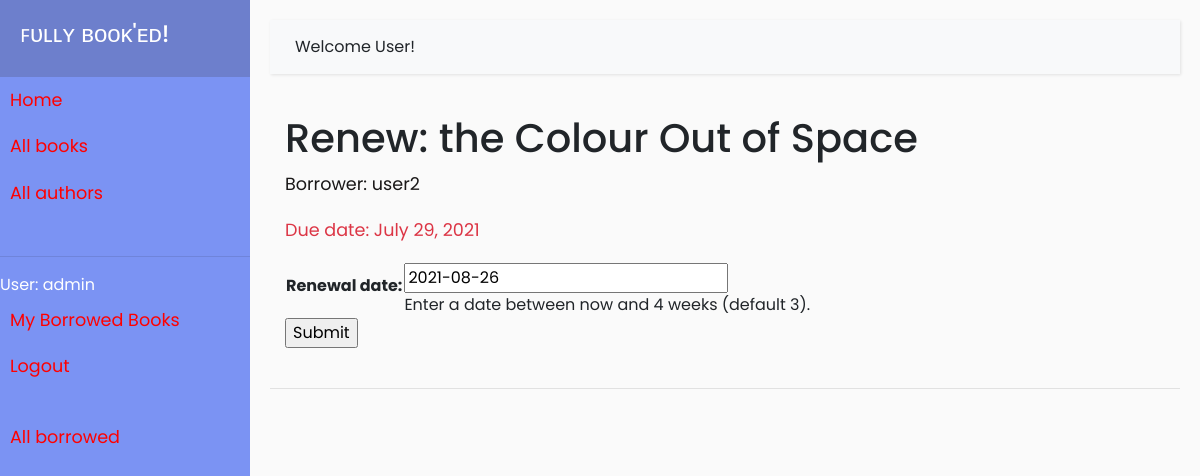
Page /catalog/book/72e50150-12f7-4b30-bbef-8c4d9d5ac578/renew/ (signed in) on the committed database.
### catalog/models.py (models this page shows, shortened)
class BookInstance(models.Model):
    id = models.UUIDField(primary_key = True, default = uuid.uuid4, help_text = "Unique ID of this particular book across library")
    due_back = models.DateField(null = True, blank = True)
    book = models.ForeignKey('Book', on_delete = models.RESTRICT, null = True)
    imprint = models.CharField(max_length = 20)
    borrower = models.ForeignKey(User, on_delete=models.SET_NULL, null=True, blank=True)
    LOAN_STATUS = (
        ('m', 'Maintenance'),
        ('o', 'On loan'),
        ('a', 'Available'),
        ('r', 'Reserved')
    )
    status = models.CharField(max_length = 1, choices = LOAN_STATUS, blank = True, default = 'm', help_text = "Book availability status")
    class Meta:
        ordering = ['due_back']
        permissions = (("can_mark_returned", "Set book as returned"),)
    @property
    def is_overdue(self):
        if self.due_back and date.today() > self.due_back:
            return True
        return False

class Book(models.Model):
    title = models.CharField(max_length = 100)
    author = models.ForeignKey('Author', on_delete = models.SET_NULL, null = True)
    summary = models.TextField(max_length = 1000, help_text = "Enter description of book")
    isbn = models.CharField('ISBN', max_length = 13, unique = True, help_text = '10 or 13 digit Number')
    genre = models.ManyToManyField(Genre, help_text = 'Select genre of book')
    language = models.ForeignKey('Language', on_delete = models.SET_NULL, null = True)
    def display_genre(self):
        return ', '.join(genre.name for genre in self.genre.all()[:3])
    display_genre.short_description = "Genre"

### catalog/views.py (the view)
# urls.py: path('book/<uuid:pk>/renew/', views.renew_book_librarian, name='renew-book-librarian'),
@login_required
@permission_required('catalog.can_mark_returned', raise_exception=True)
def renew_book_librarian(request, pk):
    book_instance = get_object_or_404(BookInstance, pk=pk)
    if request.method == 'POST':
        form = RenewBookForm(request.POST)
        if form.is_valid():
            book_instance.due_back = form.cleaned_data['renewal_date']
            book_instance.save()
            return HttpResponseRedirect(reverse('all-borrowed') )
    else:
        proposed_renewal_date = datetime.date.today() + datetime.timedelta(weeks=3)
        form = RenewBookForm(initial={'renewal_date': proposed_renewal_date})
    context = {
        'form': form,
        'book_instance': book_instance,
    }
    return render(request, 'catalog/book_renew_librarian.html', context)

### catalog/forms.py (shortened to what this page needs)
class RenewBookForm(forms.Form):
    renewal_date = forms.DateField(help_text="Enter a date between now and 4 weeks (default 3).")

### catalog/templates/catalog/book_renew_librarian.html (shortened to what this page needs)
{% extends "base_generic.html" %}
{% block content %}
  <h1>Renew: {{ book_instance.book.title }}</h1>
  <p>Borrower: {{ book_instance.borrower }}</p>
  <p{% if book_instance.is_overdue %} class="text-danger"{% endif %}>Due date: {{ book_instance.due_back }}</p>
  <form action="" method="post">
    <table>
    {{ form.as_table }}
    </table>
    <input type="submit" value="Submit">
  </form>
{% endblock %}

### catalog/templates/base_generic.html (shortened to what this page needs)
<!DOCTYPE html>
<html lang="en">
  <head>
    <link
      rel="stylesheet"
      href="https://cdn.jsdelivr.net/npm/bootstrap@4.5.3/dist/css/bootstrap.min.css"
    />
    {% load static %}
    <link rel="stylesheet" href="{% static 'css/style.css' %}" />
  </head>
  <body>
    <div class="wrapper">
      <nav id="sidebar">
        <div class="sidebar-header">
          <h4>ꜰᴜʟʟʏ ʙᴏᴏᴋ'ᴇᴅ!</h4>
        </div>
        {% block sidebar %}
        <ul class="list-unstyled">
          <li><a href="{% url 'index' %}">Home</a></li>
          <li><a href="{% url 'books' %}">All books</a></li>
          <li><a href="{% url 'authors' %}">All authors</a></li>
          <br />
          <hr />
          {% if user.is_authenticated %}
          <li> User: {{ user.get_username }}</li>
          <li><a href="{% url 'my-borrowed' %}">My Borrowed Books</a></li>
          <li><a href="{% url 'logout'%}?next={{request.path}}">Logout</a></li>
          {% else %}
          <li><a href="{% url 'login'%}?next={{request.path}}">Login</a></li>
          {% endif %}
          <br>
          {% if perms.catalog.can_mark_returned %}
   <li><a href="{% url 'all-borrowed' %}">All borrowed</a></li>
   {% endif %}
        </ul>
        {% endblock %}
      </nav>
      <div id="content">
        <nav class="navbar navbar-expand-lg navbar-light bg-light">
          <div class="container-fluid">
            {% block heading %}<span>Welcome User!</span>{% endblock %}
          </div>
        </nav>
        <div class="col-sm-10">{% block content %}{% endblock %}</div>
        <br />
        <hr />
      </div>
    </div>
  </body>
</html>

### catalog/static/css/style.css (style rules this page uses)
body { font-family: 'Poppins', sans-serif; background: #fafafa; }
p { font-family: 'Poppins', sans-serif; font-size: 1.1em; line-height: 1.7em; color: rgb(26, 24, 24); }
a:link { color:red; }
.navbar { padding: 15px 10px; background: #fff; border: none; border-radius: 0; margin-bottom: 40px; box-shadow: 1px 1px 3px rgba(0, 0, 0, 0.1); }
.wrapper { display: flex; width: 100%; align-items: stretch; }
#sidebar { min-width: 250px; max-width: 250px; background: #7b93f3; color: #fff; transition: all 0.3s; }
#sidebar .sidebar-header { padding: 20px; background: #6d7fcc; }
#sidebar ul li a { padding: 10px; font-size: 1.1em; display: block; }
#content { width: 100%; padding: 20px; min-height: 100vh; transition: all 0.3s; }

### rows in the picture
BookInstance: book "the Colour Out of Space", borrower "user2", due_back "July 29, 2021"

### other values in the picture
{{ user.get_username }} "admin"
